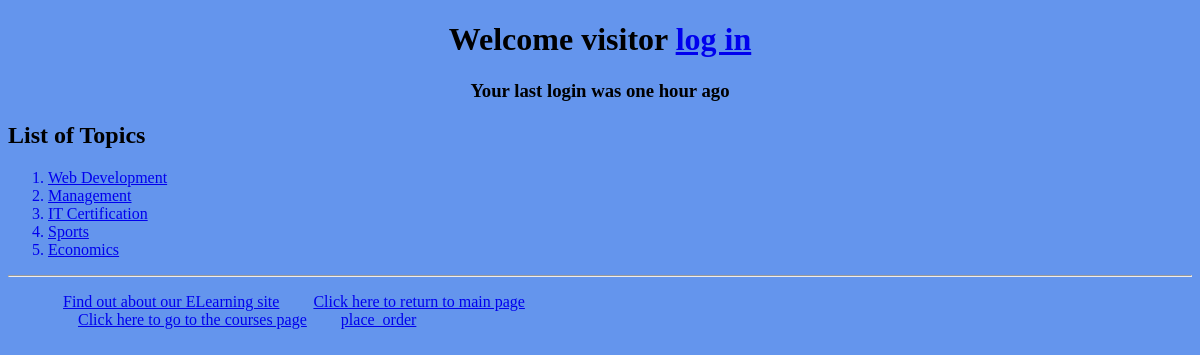
The page /myapp/ on the database its author committed.
### myapp/models.py (models this page shows, shortened)
class Topic(models.Model):
    name = models.CharField(max_length=200)
    category = models.CharField(max_length=200, default='')

### myapp/views.py (the view)
# urls.py: path(r'', views.index, name='index'),
def index(request):
    top_list = Topic.objects.all().order_by('id')[:10]
    data = {
        'top_list': top_list,
        'your_name': request.user.username,
        'loginInfo': request.session.get('last_login')
    }
    return render(request, 'myapp/index.html', data)

### myapp/templates/myapp/index.html
{% extends 'myapp/base.html' %}
{% block myhdg %}
    {% if your_name %}
        Hello <a href="{% url 'myapp:my_account' %}">{{ your_name }}</a> <a href="{% url 'myapp:user_logout' %}">logout</a>
        <br>
        <h3 style="text-align: center">Last login: {{ loginInfo }}</h3>
        {% else %}
        Welcome visitor <a href="{% url 'myapp:user_login' %}">log in</a>
         <br>
        <h3 style="text-align: center">Your last login was one hour ago</h3>
    {% endif %}
{% endblock %}
{% block body_block %}
    {% if top_list %}
    <h2>List of Topics</h2>
    <ol>
        {% for top in top_list %}
            <a href="{% url 'myapp:detail' top_no=top.id %}">
                <li>{{ top.name }} </li>
            </a>
        {% endfor %}
    </ol>
{% else %}
    <strong>There are no available topics!</strong>
{% endif %}
{% endblock %}

### myapp/static/myapp/style.css (style rules this page uses)
body { background-color: cornflowerblue; }

### rows shown on the page
Topic: name "Web Development"
Topic: name "Management"
Topic: name "IT Certification"
Topic: name "Sports"
Topic: name "Economics"
